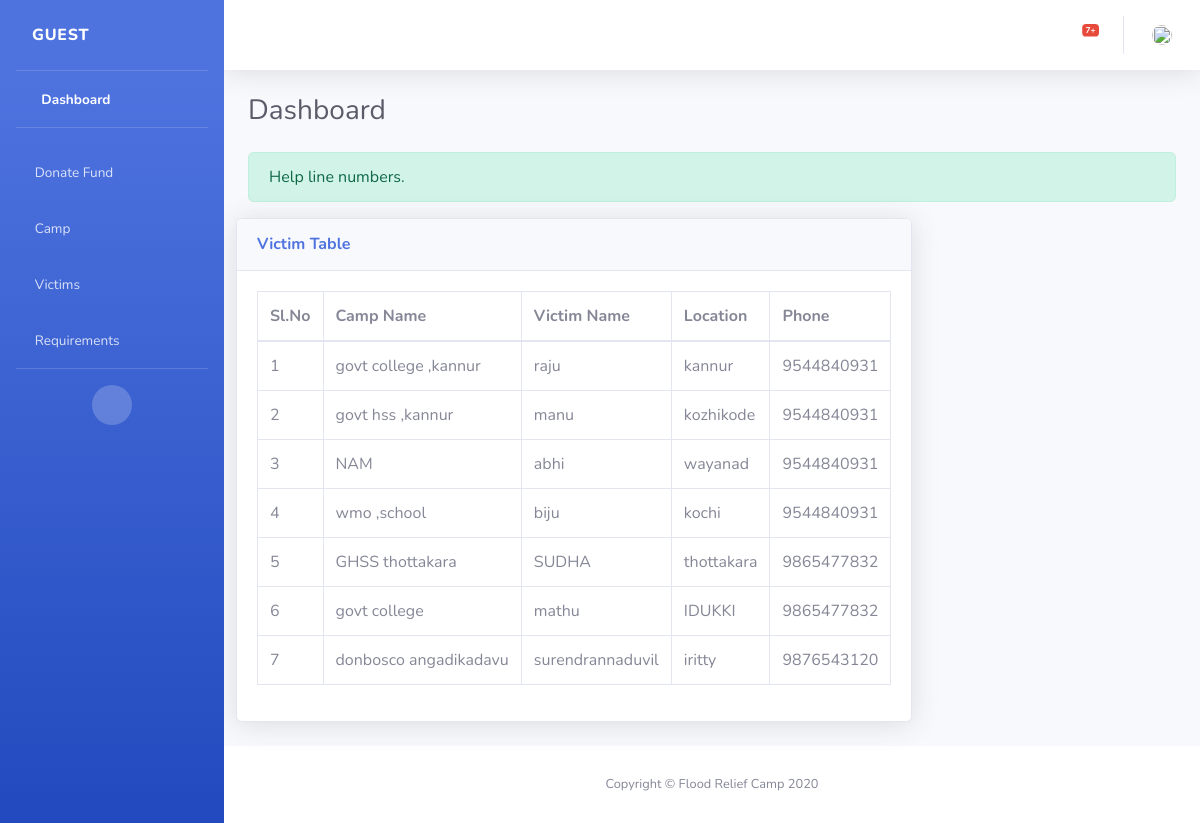
Page /user_view_victim on the committed database.
### app1/models.py (models this page shows)
class victim_details(models.Model):
    camp_name=models.CharField(max_length=250)
    victim_name=models.CharField(max_length=250)
    phone=models.CharField(max_length=10)
    location=models.CharField(max_length=250)
    health_status=models.CharField(max_length=250)

### app1/views.py (the view)
# urls.py: path('user_view_victim',views.user_view_victim,name='user_view_victim'),
def user_view_victim(request):
    obj= victim_details.objects.all()
    obj2=warning_table.objects.all().order_by('-id')
    count=0
    for i in obj2:
       count=count+1
    return render(request,'Guest_users_view_victim.html',{'victim_details':obj,'warning':obj2,'count':count})

### app1/templates/Guest_users_view_victim.html (shortened to what this page needs)
<!DOCTYPE html>
<html lang="en">
{% load static %}
<head>
    <link href="{% static "vendor/fontawesome-free/css/all.min.css"%}"" rel="stylesheet" type="text/css">
    <link href="{% static "css/sb-admin-2.min.css"%}"" rel="stylesheet">
</head>
<body id="page-top">
    <div id="wrapper">
        <ul class="navbar-nav bg-gradient-primary sidebar sidebar-dark accordion " id="accordionSidebar">
            <a class="sidebar-brand d-flex align-items-center justify-content-left" href="{% url 'guest_user_dashboard' %}">
                <div class="sidebar-brand-text mx-3">Guest </div>
            </a>
            <hr class="sidebar-divider my-0">
            <li class="nav-item active">
                <a class="nav-link" href="{% url 'guest_user_dashboard' %}">
                    <i class="fas fa-fw fa-tachometer-alt"></i>
                    <span>Dashboard</span></a>
            </li>
            <hr class="sidebar-divider">
            <li class="nav-item">
                <a class="nav-link collapsed" href="{% url 'user_donation' %}"
                    >
                    <i class="fas fa-hands-helping"></i>
                    <span>Donate Fund</span>
                </a>
            </li>
            <li class="nav-item">
                <a class="nav-link collapsed" href="#" data-toggle="collapse" data-target="#collapseTwo"
                    aria-expanded="true" aria-controls="collapseTwo">
                    <i class="fas fa-home"></i>
                    <span>Camp</span>
                </a>
            </li>
            <li class="nav-item">
                <a class="nav-link collapsed" href="#" data-toggle="collapse" data-target="#collapseUtilities"
                    aria-expanded="true" aria-controls="collapseUtilities">
                    <i class="fas fa-wheelchair"></i>
                    <span>Victims</span>
                </a>
            </li>
            <li class="nav-item">
                <a class="nav-link collapsed" href="#" data-toggle="collapse" data-target="#collapsePages3"
                    aria-expanded="true" aria-controls="collapsePages3">
                    <i class="fas fa-truck"></i>
                    <span>Requirements</span>
                </a>
            </li>
            <hr class="sidebar-divider d-none d-md-block">
            <div class="text-center d-none d-md-inline">
                <button class="rounded-circle border-0" id="sidebarToggle"></button>
            </div>
        </ul>
        <div id="content-wrapper" class="d-flex flex-column">
            <div id="content">
                <nav class="navbar navbar-expand navbar-light bg-white topbar mb-4 static-top shadow">
                    <ul class="navbar-nav ml-auto">
                        <li class="nav-item dropdown no-arrow mx-1">
                            <a class="nav-link dropdown-toggle" href="#" id="alertsDropdown" role="button"
                                data-toggle="dropdown" aria-haspopup="true" aria-expanded="false">
                                <i class="fas fa-bell fa-fw"></i>
                                <span class="badge badge-danger badge-counter">{{count}}+</span>
                            </a>
                        </li>
                        <li class="nav-item dropdown no-arrow">
                            <a class="nav-link dropdown-toggle" href="#" id="userDropdown" role="button"
                                data-toggle="dropdown" aria-haspopup="true" aria-expanded="false">
                                <img class="img-profile rounded-circle"
                                    src="{% static "images/profileicon.png"%}"" style="width: 20px; height:20px;">
                            </a>
                        </li>
                    </ul>
                </nav>
                <div class="container-fluid">
                    <div class="d-sm-flex align-items-center justify-content-between mb-4">
                        <h1 class="h3 mb-0 text-gray-800">Dashboard</h1>
                    </div>
                    <div class="alert alert-success" role="alert">
                        Help line numbers.
                      </div>
                    <div class="row">
                        <div class="card shadow mb-4">
                            <div class="card-header py-3">
                                <h6 class="m-0 font-weight-bold text-primary">Victim Table</h6>
                            </div>
                            <div class="card-body">
                                <div class="table-responsive">
                                    <table class="table table-bordered" id="dataTable" width="100%" cellspacing="0">
                                        <thead>
                                            <tr>
                                                <th>Sl.No</th>
                                                <th>Camp Name</th>
                                                <th>Victim Name</th>
                                                <th>Location</th>
                                                <th>Phone</th>
                                            </tr>
                                        </thead>
                                        <tbody>
                                            {% for x in victim_details %}
                                            <tr>
                                                <td>{{forloop.counter|add:0}}</td>
                                                <td>{{x.camp_name}}</td>
                                                <td>{{x.victim_name}}</td>
                                                <td>{{x.location}}</td>
                                                <td>{{x.phone}}</td>
                                            </tr>
                                           {% endfor %}
                                        </tbody>
                                    </table>
                                </div>
                            </div>
                        </div>
                    </div>
                </div>
            </div>
            <footer class="sticky-footer bg-white">
                <div class="container my-auto">
                    <div class="copyright text-center my-auto">
                        <span>Copyright &copy; Flood Relief Camp 2020</span>
                    </div>
                </div>
            </footer>
        </div>
    </div>
</body>
</html>

### rows in the picture
victim_details: camp_name "govt college ,kannur", victim_name "raju", location "kannur", phone "9544840931"
victim_details: camp_name "govt hss ,kannur", victim_name "manu", location "kozhikode", phone "9544840931"
victim_details: camp_name "NAM", victim_name "abhi", location "wayanad", phone "9544840931"
victim_details: camp_name "wmo ,school", victim_name "biju", location "kochi", phone "9544840931"
victim_details: camp_name "GHSS thottakara", victim_name "SUDHA", location "thottakara", phone "9865477832"
victim_details: camp_name "govt college", victim_name "mathu", location "IDUKKI", phone "9865477832"
victim_details: camp_name "donbosco angadikadavu", victim_name "surendrannaduvil", location "iritty", phone "9876543120"

### other values in the picture
{{ count }} "7"
